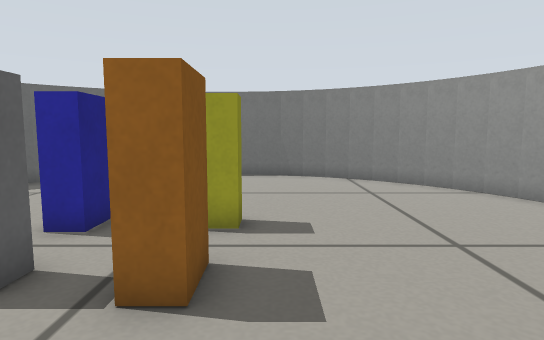
view 1 (above)

12 first-person views from a walk through a world built for the Gazebo simulator. The camera is 0.36 m above the floor, tilts 6° down and sees 75° across. The floor is counted in squares, 0.2 m on a side. Each view is taken from the middle of a square. On the plan, view 1 faces up. The plan holds only what a view shows up to about 17 squares ahead; the rest is blank.

view 2
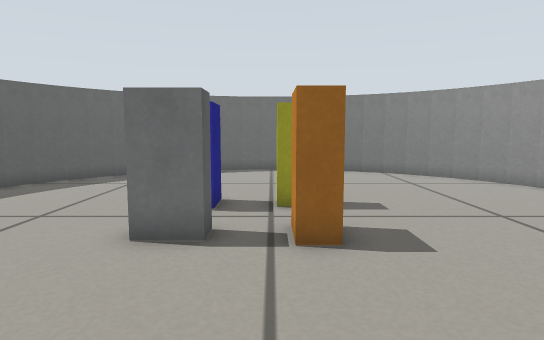

view 3
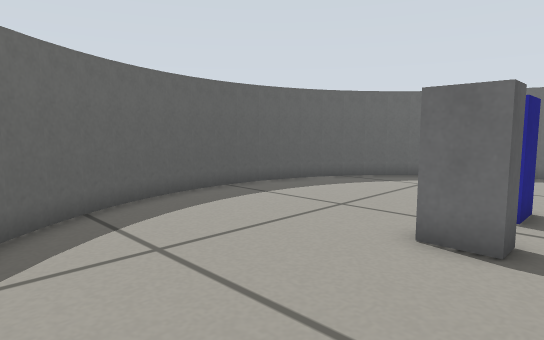

view 4
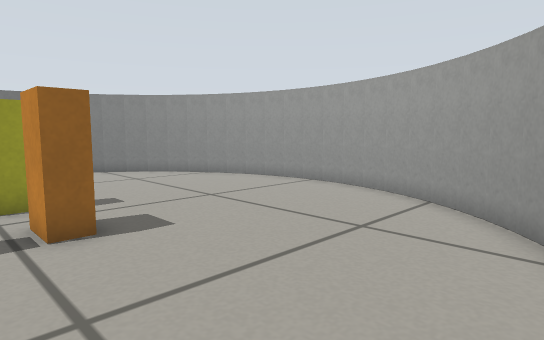

view 5
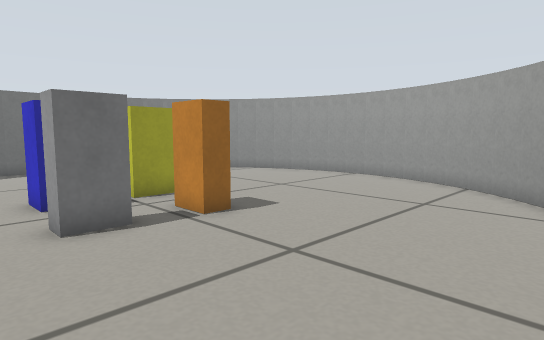

view 6
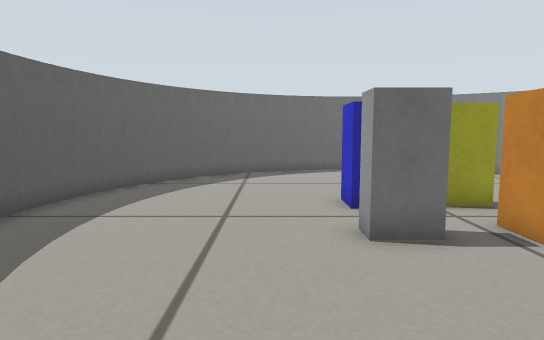

view 7
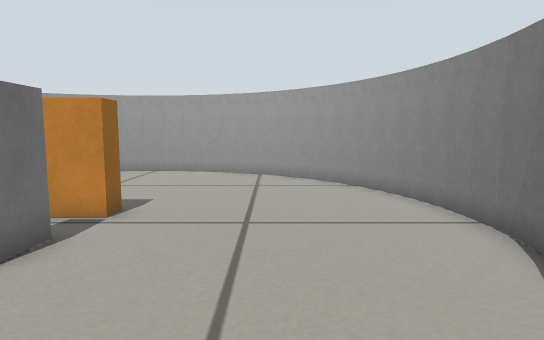

view 8
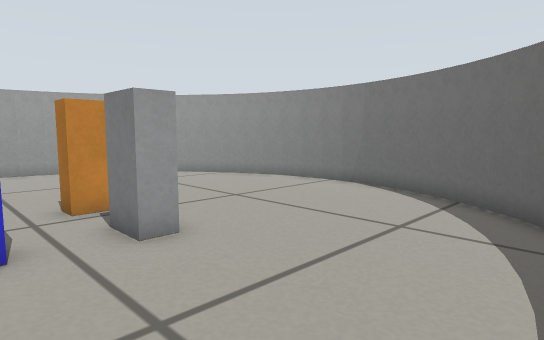

view 9
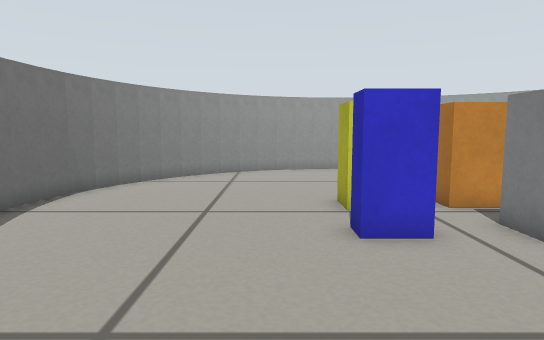

view 10
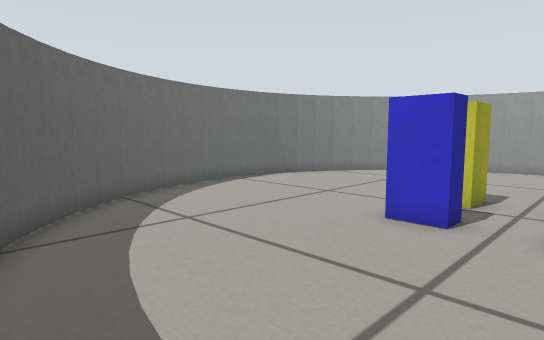

view 11
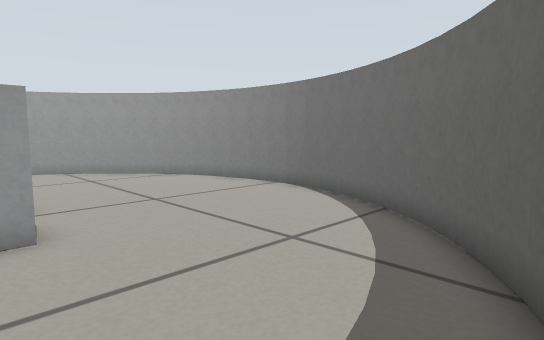

view 12
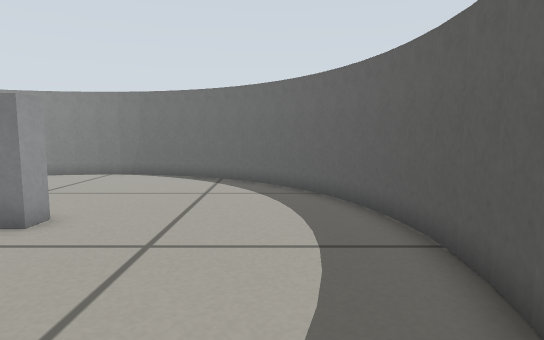

### Floor plan
Points are (right, up) in squares from view 1. A wall is a line through its corners. A room is listed if a view was taken in it or the views show most of it. See-through windows are left out.
Room 1 (views 1, 2, 3, 4, 5, 6, 7, 8, 9, 10, 11, 12)
walls: (-5.2, 14.6) (-6.2, 14.3); (-4.3, 14.9) (-5.3, 14.6); (-3.3, 15.1) (-4.4, 14.9); (-2.4, 15.2) (-3.5, 15.1); (-1.5, 15.2) (-2.5, 15.2); (0.4, 14.9) (-0.6, 15.1); (-0.5, 15.1) (-1.6, 15.2); (1.4, 14.6) (0.3, 14.9); (-6.1, 14.3) (-7.1, 13.8); (-7.7, 13.3) (-8.5, 12.7); (-6.9, 13.9) (-7.9, 13.2); (2.2, 14.3) (1.3, 14.6); (3.1, 13.8) (2.1, 14.3); (3.8, 13.3) (2.9, 13.9); (4.6, 12.6) (3.7, 13.3); (-8.4, 12.8) (-9.2, 12); (-9.1, 12.1) (-9.9, 11.2); (5.3, 11.9) (4.5, 12.7); (-9.8, 11.3) (-10.3, 10.5) (-10.8, 9.6); (6.8, 9.6) (6.3, 10.5); (6.4, 10.5) (5.8, 11.3) (5.2, 12); (-10.8, 9.7) (-11.1, 8.8); (-11.1, 8.9) (-11.4, 7.8); (7.2, 8.7) (6.8, 9.7); (-11.4, 8) (-11.6, 6.9); (7.6, 6.8) (7.4, 7.9); (7.5, 7.7) (7.1, 8.8); (-11.6, 7) (-11.7, 5.9); (-11.7, 6) (-11.7, 5); (7.7, 5.8) (7.6, 7); (-11.7, 5.1) (-11.6, 4.1) (-11.4, 3.1); (7.7, 5) (7.7, 6); (7.6, 4) (7.7, 5.1); (-11.4, 3.2) (-11.1, 2.2) (-10.8, 1.3); (7.1, 2.2) (7.4, 3.1) (7.6, 4.1); (-10.8, 1.5) (-10.3, 0.5); (6.7, 1.2) (7.2, 2.3); (-10.4, 0.6) (-9.8, -0.3); (5.7, -0.4) (6.4, 0.5); (6.3, 0.4) (6.8, 1.4); (5.1, -1.1) (5.9, -0.2); (-9.9, -0.2) (-9.2, -1.1); (-9.2, -1) (-8.5, -1.7); (4.5, -1.7) (5.2, -1); (-7.9, -2.2) (-6.9, -2.9); (-7, -2.8) (-6.2, -3.3); (-8.6, -1.7) (-7.7, -2.4); (-5.3, -3.6) (-4.3, -4); (3.7, -2.4) (4.6, -1.7); (-6.3, -3.2) (-5.2, -3.7); (2.9, -2.9) (3.8, -2.3); (2.1, -3.3) (3.1, -2.8); (-4.4, -3.9) (-3.4, -4.1); (-0.6, -4.1) (0.4, -3.9); (-1.6, -4.2) (-0.5, -4.1); (-3.5, -4.1) (-2.4, -4.2); (-2.5, -4.2) (-1.5, -4.2); (0.2, -4) (1.3, -3.6); (1.3, -3.7) (2.2, -3.3)
objects: grey box (-4, 4) to (-3, 4); blue box (-4, 6) to (-4, 7); yellow box (-2, 7) to (-1, 7); orange box (-1, 4) to (-1, 5)

Positions as (right, up) in squares from view 1, and headings:
1: (0, 0), facing up
2: (-2, -2), facing up
3: (-2, -2), facing up-left
4: (-3, -3), facing up-right
5: (-6, -3), facing up-right
6: (-6, -2), facing up
7: (-9, 0), facing right
8: (-10, 7), facing down-right
9: (-10, 9), facing right
10: (-11, 4), facing up-right
11: (-11, 5), facing down-right
12: (-9, 11), facing down
